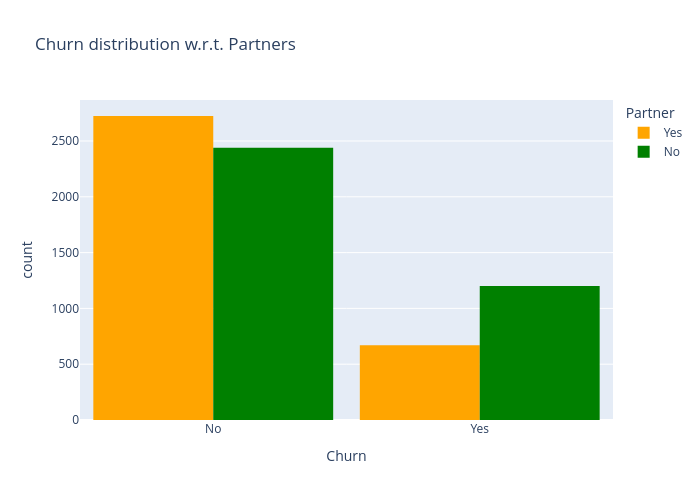

Source (notebook cell):
### Code cell
color_map = {"Yes": 'orange', "No":"green"}
fig = px.histogram(
    df,
    x="Churn",
    color="Partner",
    barmode="group",
    title="Churn distribution w.r.t. Partners",
    color_discrete_map=color_map
)
fig.update_layout(width=700, height=500, bargap=0.1)
fig.show()

### Figure 1 — Plotly figure (JSON) as saved in the notebook; plotly's stock layout.template omitted (floating-point values rounded to 4 significant figures; data arrays with more than 128 entries replaced by an {"elided": "..."} marker saying what was removed)
{"data": [{"alignmentgroup": "True", "bingroup": "x", "hovertemplate": "Partner=Yes<br>Churn=%{x}<br>count=%{y}<extra></extra>", "legendgroup": "Yes", "marker": {"color": "orange", "pattern": {"shape": ""}}, "name": "Yes", "offsetgroup": "Yes", "orientation": "v", "showlegend": true, "type": "histogram", "x": {"elided": "3393 str values"}, "xaxis": "x", "yaxis": "y"}, {"alignmentgroup": "True", "bingroup": "x", "hovertemplate": "Partner=No<br>Churn=%{x}<br>count=%{y}<extra></extra>", "legendgroup": "No", "marker": {"color": "green", "pattern": {"shape": ""}}, "name": "No", "offsetgroup": "No", "orientation": "v", "showlegend": true, "type": "histogram", "x": {"elided": "3639 str values"}, "xaxis": "x", "yaxis": "y"}], "layout": {"bargap": 0.1, "barmode": "group", "height": 500, "legend": {"title": {"text": "Partner"}, "tracegroupgap": 0}, "title": {"text": "Churn distribution w.r.t. Partners"}, "width": 700, "xaxis": {"anchor": "y", "domain": [0, 1], "title": {"text": "Churn"}}, "yaxis": {"anchor": "x", "domain": [0, 1], "title": {"text": "count"}}}}
